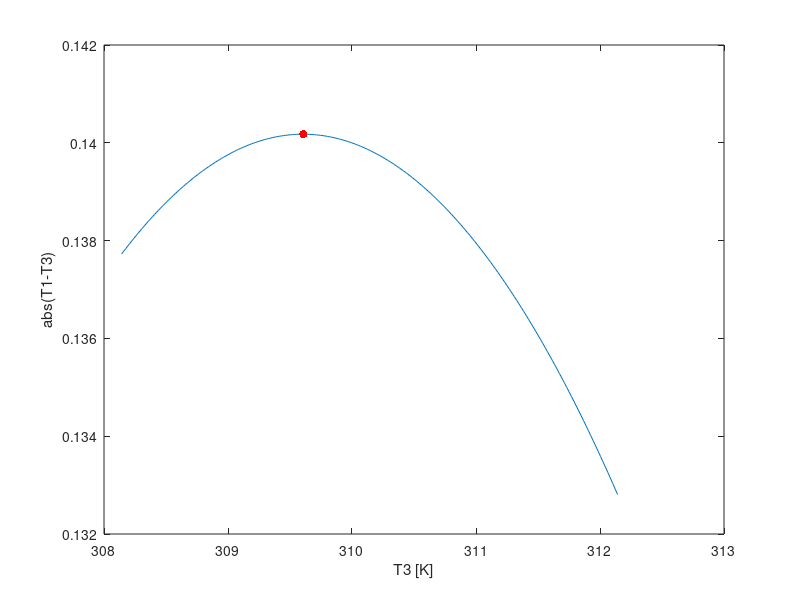

Write the MATLAB code that produced this figure. (Note: this script raises an error after producing the figure.)
T0=298.15; % [K]
R0=2241.5; %[ohm]
A=0.001636324; %[1/K]
B=0.000203197; %[1/K]
C=0.000000327; %[1/K]
beta=3925.307; %[K]

R=1249:1:1471;
T1=1./(1/beta.*log(R./R0)+1/T0);
T3=1./(A+B.*log(R)+C.*(log(R)).^3);
m=max(abs(T1-T3));

figure
plot(T3,abs(T1-T3));
hold on
scatter(T3(find(abs(T1-T3)==m)),m,'r','filled');
xlabel('T3 [K]');
ylabel('abs(T1-T3)');

%% C.
results=readtable('All_results.xls','Sheet','results_file6');
P=results.I.*results.V;
R=results.V./results.I;
T=1./(A+B.*log(R)+C.*(log(R)).^3);

y=fitlm(T,P);

figure
plot(y)
xlabel('T [K]');
ylabel('P [W]');
title('P vs. T');

%% D.
T_max=310.16;%[K]
y.Formula.ModelFun(T_max)
Pmax=y.Coefficients.Estimate(1,1)+y.Coefficients.Estimate(2,1)*T_max

CI=coefCI(y);
PmaxCI=CI(1,2)+CI(2,2)*T_max
